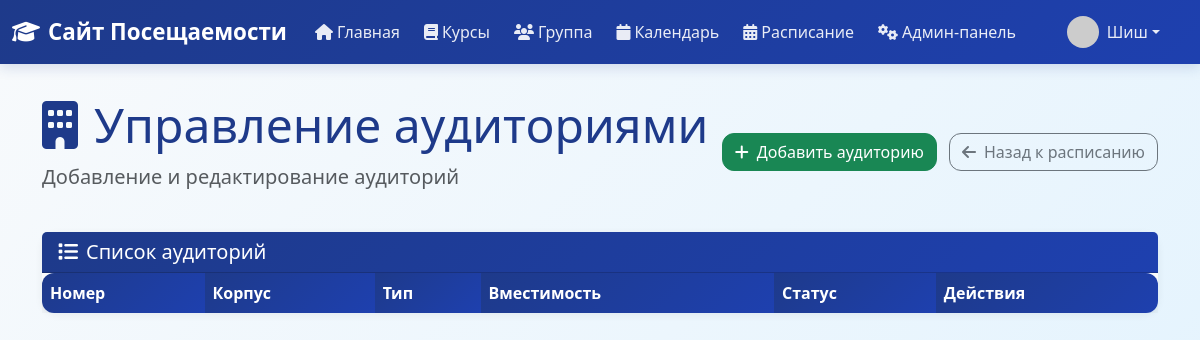
The app's page /admin/rooms (signed in), older data.
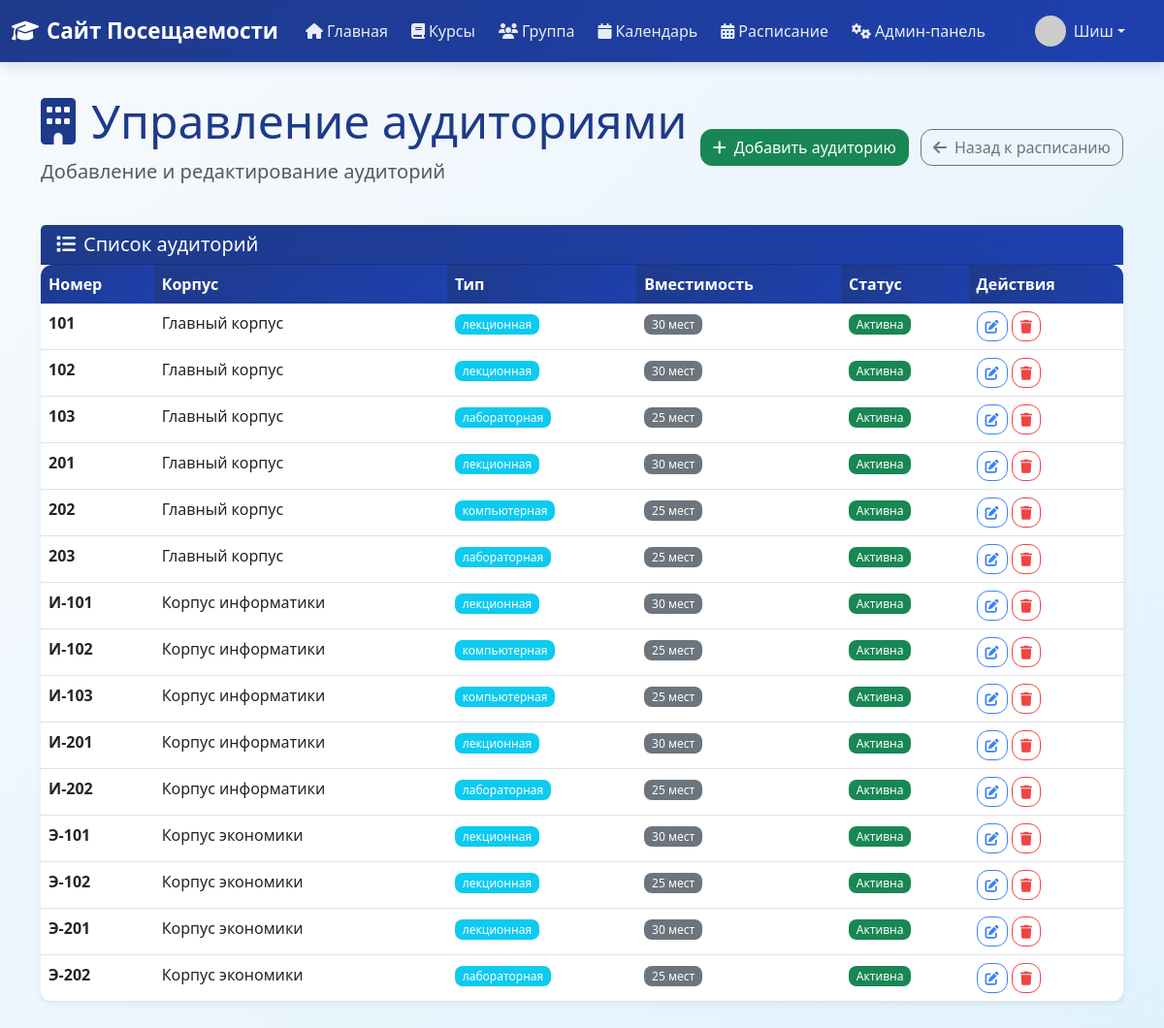
The same page, newer data.
### app/models.py (models this page shows, shortened)
class User(UserMixin, db.Model):
    id: so.Mapped[int] = so.mapped_column(primary_key=True)
    username: so.Mapped[str] = so.mapped_column(sa.String(64), index=True, unique=True)
    email: so.Mapped[str] = so.mapped_column(sa.String(120), index=True, unique=True)
    password_hash: so.Mapped[Optional[str]] = so.mapped_column(sa.String(256))
    role: so.Mapped[str] = so.mapped_column(sa.String(20), default='student')
    about_me: so.Mapped[Optional[str]] = so.mapped_column(sa.String(140))
    last_seen: so.Mapped[Optional[datetime]] = so.mapped_column(default=lambda: datetime.now(timezone.utc))
    sent_messages: so.Mapped[List['Message']] = so.relationship(
        'Message',
        foreign_keys='Message.sender_id',
        back_populates='sender'
    )
    received_messages: so.Mapped[List['Message']] = so.relationship(
        'Message',
        foreign_keys='Message.recipient_id',
        back_populates='recipient'
    )
    teaching_courses: so.Mapped[List['Course']] = so.relationship(
        secondary=teacher_course_association,
        back_populates='teachers',
        collection_class=list
    )
    enrolled_courses: so.Mapped[List['Course']] = so.relationship(
        secondary=student_course_association,
        back_populates='students',
        collection_class=list,
        lazy='joined'
    )
    favorite_courses: so.Mapped[List['Course']] = so.relationship(
        secondary=user_favorites_association,
        back_populates='favorited_by',
        collection_class=list
    )
    group: so.Mapped[Optional['Group']] = so.relationship(
        secondary=student_group_association,
        back_populates='students',
        uselist=False
    )
    attendance_records: so.WriteOnlyMapped['AttendanceRecord'] = so.relationship(
        back_populates='student',
        cascade="all, delete-orphan"
    )
    news_posts: so.Mapped[List['News']] = so.relationship(
        back_populates='author',
        cascade="all, delete-orphan"
    )
    def avatar(self, size: int) -> str:
        digest = md5(self.email.lower().encode('utf-8')).hexdigest()
        return f'https://www.gravatar.com/avatar/{digest}?d=identicon&s={size}'
    def is_admin(self) -> bool:
        return self.role == 'admin'

class Room(db.Model):
    id = db.Column(db.Integer, primary_key=True)
    number = db.Column(db.String(20), nullable=False, unique=True)
    capacity = db.Column(db.Integer, nullable=False)
    building = db.Column(db.String(50), nullable=False)
    room_type = db.Column(db.String(50), nullable=False)
    is_active = db.Column(db.Boolean, default=True)
    created_at = db.Column(db.DateTime, default=datetime.utcnow)

### app/routes.py (the view)
@app.route('/admin/rooms')
@login_required
def admin_rooms():
    if not current_user.is_admin():
        flash('Доступ запрещен', 'danger')
        return redirect(url_for('admin_panel'))
    rooms = Room.query.all()
    return render_template('admin_rooms.html',
                         title='Управление аудиториями',
                         rooms=rooms)

### app/models.py (called while the page is built)
@login.user_loader
def load_user(id: int) -> Optional[User]:
    return db.session.get(User, id)

### app/templates/admin_rooms.html (shortened to what this page needs)
{% extends "base.html" %}
{% block content %}
<div class="container-fluid">
    <div class="row mb-4">
        <div class="col-12">
            <div class="d-flex justify-content-between align-items-center">
                <div>
                    <h1 class="display-5 text-primary">
                        <i class="fas fa-building me-3"></i>Управление аудиториями
                    </h1>
                    <p class="lead text-muted">Добавление и редактирование аудиторий</p>
                </div>
                <div>
                    <button class="btn btn-success me-2" data-bs-toggle="modal" data-bs-target="#addRoomModal">
                        <i class="fas fa-plus me-2"></i>Добавить аудиторию
                    </button>
                    <a href="{{ url_for('admin_schedule') }}" class="btn btn-outline-secondary">
                        <i class="fas fa-arrow-left me-2"></i>Назад к расписанию
                    </a>
                </div>
            </div>
        </div>
    </div>
    <div class="row">
        <div class="col-12">
            <div class="card border-0 shadow-sm">
                <div class="card-header bg-primary text-white">
                    <h5 class="mb-0">
                        <i class="fas fa-list me-2"></i>Список аудиторий
                    </h5>
                </div>
                <div class="card-body p-0">
                    <div class="table-responsive">
                        <table class="table table-hover mb-0">
                            <thead class="table-light">
                                <tr>
                                    <th>Номер</th>
                                    <th>Корпус</th>
                                    <th>Тип</th>
                                    <th>Вместимость</th>
                                    <th>Статус</th>
                                    <th>Действия</th>
                                </tr>
                            </thead>
                            <tbody>
                                {% for room in rooms %}
                                    <tr>
                                        <td>
                                            <strong>{{ room.number }}</strong>
                                        </td>
                                        <td>{{ room.building }}</td>
                                        <td>
                                            <span class="badge bg-info">{{ room.room_type }}</span>
                                        </td>
                                        <td>
                                            <span class="badge bg-secondary">{{ room.capacity }} мест</span>
                                        </td>
                                        <td>
                                            {% if room.is_active %}
                                                <span class="badge bg-success">Активна</span>
                                            {% else %}
                                                <span class="badge bg-danger">Неактивна</span>
                                            {% endif %}
                                        </td>
                                        <td>
                                            <button class="btn btn-sm btn-outline-primary edit-room"
                                                    data-room="{{ room.id }}"
                                                    data-number="{{ room.number }}"
                                                    data-building="{{ room.building }}"
                                                    data-type="{{ room.room_type }}"
                                                    data-capacity="{{ room.capacity }}"
                                                    data-active="{{ room.is_active|int }}">
                                                <i class="fas fa-edit"></i>
                                            </button>
                                            <button class="btn btn-sm btn-outline-danger delete-room"
                                                    data-room="{{ room.id }}"
                                                    data-number="{{ room.number }}">
                                                <i class="fas fa-trash"></i>
                                            </button>
                                        </td>
                                    </tr>
                                {% endfor %}
                            </tbody>
                        </table>
                    </div>
                </div>
            </div>
        </div>
    </div>
</div>
{% endblock %}

### app/templates/base.html (shortened to what this page needs)
<!doctype html>
<html lang="ru">
  <head>
    <link href="https://cdn.jsdelivr.net/npm/bootstrap@5.3.0/dist/css/bootstrap.min.css" rel="stylesheet">
    <link href="https://cdnjs.cloudflare.com/ajax/libs/font-awesome/6.4.0/css/all.min.css" rel="stylesheet">
  </head>
  <body>
    {% if current_user.is_authenticated %}
    <nav class="navbar navbar-expand-lg navbar-dark mb-4">
      <div class="container-fluid">
        <a class="navbar-brand" href="{{ url_for('index') }}">
            <i class="fas fa-graduation-cap me-2"></i>Сайт Посещаемости
        </a>
        <div class="collapse navbar-collapse" id="navbarNav">
          <ul class="navbar-nav me-auto mb-2 mb-lg-0">
            <li class="nav-item">
              <a class="nav-link" href="{{ url_for('index') }}">
                  <i class="fas fa-home me-1"></i>Главная
              </a>
            </li>
            <li class="nav-item">
                <a class="nav-link" href="{{ url_for('courses') }}">
                    <i class="fas fa-book me-1"></i>Курсы
                </a>
              </li>
              <li class="nav-item">
                <a class="nav-link" href="{{ url_for('group') }}">
                    <i class="fas fa-users me-1"></i>Группа
                </a>
              </li>
              <li class="nav-item">
                <a class="nav-link" href="{{ url_for('calendar') }}">
                    <i class="fas fa-calendar me-1"></i>Календарь
                </a>
              </li>
              <li class="nav-item">
                <a class="nav-link" href="{{ url_for('schedule') }}">
                    <i class="fas fa-calendar-alt me-1"></i>Расписание
                </a>
              </li>
              {% if current_user.role == 'admin' %}
              <li class="nav-item">
                <a class="nav-link" href="{{ url_for('admin_panel') }}">
                    <i class="fas fa-cogs me-1"></i>Админ-панель
                </a>
              </li>
              {% endif %}
          </ul>
          <ul class="navbar-nav ms-auto">
            <li class="nav-item dropdown">
              <a class="nav-link dropdown-toggle d-flex align-items-center" href="#"
                 id="profileDropdown" role="button" data-bs-toggle="dropdown" aria-expanded="false">
                <img src="{{ current_user.avatar(32) }}" alt="Аватар"
                     class="rounded-circle me-2" style="width: 32px; height: 32px;">
                <span>{{ current_user.username }}</span>
              </a>
            </li>
          </ul>
        </div>
      </div>
    </nav>
    {% endif %}
    <div class="container">
        {% block content %}{% endblock %}
    </div>
  </body>
</html>

### app/templates/base.html (style rules this page uses)
:root { --primary-blue: #1e3a8a; --secondary-blue: #3b82f6; --light-blue: #dbeafe; --accent-blue: #60a5fa; --dark-blue: #1e40af; }
body { background: linear-gradient(135deg, #f8fafc 0%, #e0f2fe 100%); min-height: 100vh; font-family: 'Segoe UI', Tahoma, Geneva, Verdana, sans-serif; }
.navbar { background: linear-gradient(135deg, var(--primary-blue) 0%, var(--dark-blue) 100%) !important; box-shadow: 0 4px 12px rgba(30, 58, 138, 0.15); }
.navbar-brand { color: white !important; font-weight: 600; font-size: 1.4rem; }
.nav-link { color: rgba(255, 255, 255, 0.9) !important; transition: all 0.3s ease; border-radius: 8px; margin: 0 4px; }
.btn-outline-danger { border-color: #ef4444; color: #ef4444; transition: all 0.3s ease; }
.container { background: transparent; border-radius: 0; box-shadow: none; padding: 0; margin-top: 2rem; margin-bottom: 2rem; }
h1, h2, h3 { color: var(--primary-blue); font-weight: 600; }
.card { border: none; border-radius: 16px; box-shadow: 0 4px 20px rgba(0, 0, 0, 0.08); transition: transform 0.3s ease, box-shadow 0.3s ease; }
.btn { border-radius: 12px; font-weight: 500; transition: all 0.3s ease; }
.table { border-radius: 12px; overflow: hidden; box-shadow: 0 4px 20px rgba(0, 0, 0, 0.08); }
.table thead th { background: linear-gradient(135deg, var(--primary-blue) 0%, var(--dark-blue) 100%); color: white; border: none; font-weight: 600; }
.badge { border-radius: 8px; font-weight: 500; }
.text-primary { color: var(--primary-blue) !important; }
.bg-primary { background: linear-gradient(135deg, var(--primary-blue) 0%, var(--dark-blue) 100%) !important; }
.btn-outline-primary { border-color: var(--secondary-blue); color: var(--secondary-blue); transition: all 0.3s ease; }
.fas, .far, .fab { transition: transform 0.3s ease; }
.shadow-sm { box-shadow: 0 2px 8px rgba(0, 0, 0, 0.06) !important; }
.nav-item.dropdown { position: relative; margin-right: 1rem; }
.nav-item.dropdown .dropdown-toggle { white-space: nowrap; overflow: hidden; text-overflow: ellipsis; max-width: 200px; }

Row changes from the older to the newer data that the page shows:
added Room: number "101", building "Главный корпус", room_type "лекционная", capacity "30", is_active "Активна"
added Room: number "102", building "Главный корпус", room_type "лекционная", capacity "30", is_active "Активна"
added Room: number "103", building "Главный корпус", room_type "лабораторная", capacity "25", is_active "Активна"
added Room: number "201", building "Главный корпус", room_type "лекционная", capacity "30", is_active "Активна"
added Room: number "202", building "Главный корпус", room_type "компьютерная", capacity "25", is_active "Активна"
added Room: number "203", building "Главный корпус", room_type "лабораторная", capacity "25", is_active "Активна"
added Room: number "И-101", building "Корпус информатики", room_type "лекционная", capacity "30", is_active "Активна"
added Room: number "И-102", building "Корпус информатики", room_type "компьютерная", capacity "25", is_active "Активна"
added Room: number "И-103", building "Корпус информатики", room_type "компьютерная", capacity "25", is_active "Активна"
added Room: number "И-201", building "Корпус информатики", room_type "лекционная", capacity "30", is_active "Активна"
added Room: number "И-202", building "Корпус информатики", room_type "лабораторная", capacity "25", is_active "Активна"
added Room: number "Э-101", building "Корпус экономики", room_type "лекционная", capacity "30", is_active "Активна"
added Room: number "Э-102", building "Корпус экономики", room_type "лекционная", capacity "25", is_active "Активна"
added Room: number "Э-201", building "Корпус экономики", room_type "лекционная", capacity "30", is_active "Активна"
added Room: number "Э-202", building "Корпус экономики", room_type "лабораторная", capacity "25", is_active "Активна"
